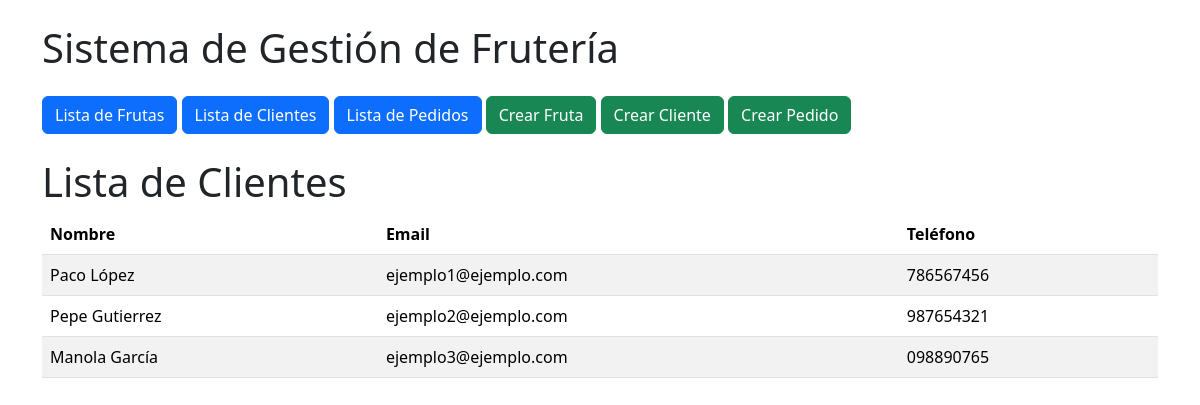
/fruteria/clientes/, run on the app's committed database.
### fruteria/models.py (models this page shows, shortened)
class Cliente(models.Model):
    nombre = models.CharField(max_length=100)
    email = models.EmailField(unique=True)
    telefono = models.CharField(max_length=15)

### fruteria/views.py (the view)
# urls.py: path('clientes/', views.lista_clientes, name='lista_clientes'),
def lista_clientes(request):
    clientes = Cliente.objects.all()
    return render(request, 'fruteria/clientes.html', {'clientes': clientes})

### templates/fruteria/clientes.html
{% extends "base.html" %}
{% block content %}
  <h1>Lista de Clientes</h1>
  <table class="table table-striped">
    <thead>
      <tr>
        <th>Nombre</th>
        <th>Email</th>
        <th>Teléfono</th>
      </tr>
    </thead>
    <tbody>
    {% for cliente in clientes %}
        <tr>
            <td>{{ cliente.nombre }}</td>
            <td>{{ cliente.email }}</td>
            <td>{{ cliente.telefono }}</td>
        </tr>
    {% endfor %}
    </tbody>
  </table>
{% endblock %}

### data on the page
Cliente: nombre "Paco López", email "ejemplo1@ejemplo.com", telefono "786567456"
Cliente: nombre "Pepe Gutierrez", email "ejemplo2@ejemplo.com", telefono "987654321"
Cliente: nombre "Manola García", email "ejemplo3@ejemplo.com", telefono "098890765"
